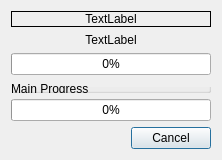
<?xml version="1.0" encoding="UTF-8"?>
<ui version="4.0">
 <class>MyProgressDialog</class>
 <widget class="QDialog" name="MyProgressDialog">
  <property name="geometry">
   <rect>
    <x>0</x>
    <y>0</y>
    <width>218</width>
    <height>157</height>
   </rect>
  </property>
  <property name="windowTitle">
   <string/>
  </property>
  <layout class="QVBoxLayout" name="verticalLayout">
   <item>
    <widget class="QLabel" name="MainLabel">
     <property name="minimumSize">
      <size>
       <width>0</width>
       <height>0</height>
      </size>
     </property>
     <property name="frameShape">
      <enum>QFrame::Box</enum>
     </property>
     <property name="text">
      <string>TextLabel</string>
     </property>
     <property name="alignment">
      <set>Qt::AlignCenter</set>
     </property>
    </widget>
   </item>
   <item>
    <widget class="QLabel" name="SecondLabel">
     <property name="minimumSize">
      <size>
       <width>200</width>
       <height>0</height>
      </size>
     </property>
     <property name="text">
      <string>TextLabel</string>
     </property>
     <property name="alignment">
      <set>Qt::AlignCenter</set>
     </property>
    </widget>
   </item>
   <item>
    <widget class="QProgressBar" name="ProgBar">
     <property name="value">
      <number>0</number>
     </property>
    </widget>
   </item>
   <item>
    <widget class="QGroupBox" name="MainGroupBox">
     <property name="maximumSize">
      <size>
       <width>16777215</width>
       <height>12</height>
      </size>
     </property>
     <property name="title">
      <string>Main Progress</string>
     </property>
     <property name="flat">
      <bool>true</bool>
     </property>
     <layout class="QVBoxLayout" name="verticalLayout_2">
      <property name="spacing">
       <number>2</number>
      </property>
      <property name="margin">
       <number>2</number>
      </property>
     </layout>
    </widget>
   </item>
   <item>
    <widget class="QProgressBar" name="MainProgBar">
     <property name="value">
      <number>0</number>
     </property>
     <property name="textVisible">
      <bool>true</bool>
     </property>
     <property name="orientation">
      <enum>Qt::Horizontal</enum>
     </property>
     <property name="textDirection">
      <enum>QProgressBar::TopToBottom</enum>
     </property>
    </widget>
   </item>
   <item>
    <layout class="QHBoxLayout" name="horizontalLayout">
     <item>
      <spacer name="horizontalSpacer">
       <property name="orientation">
        <enum>Qt::Horizontal</enum>
       </property>
       <property name="sizeHint" stdset="0">
        <size>
         <width>40</width>
         <height>20</height>
        </size>
       </property>
      </spacer>
     </item>
     <item>
      <widget class="QPushButton" name="CancelButton">
       <property name="text">
        <string>Cancel</string>
       </property>
      </widget>
     </item>
    </layout>
   </item>
  </layout>
 </widget>
 <resources/>
 <connections/>
</ui>
